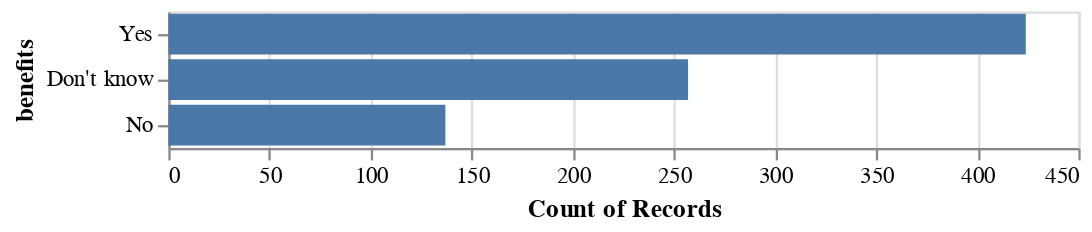

The notebook cell saved with this chart:
### Code cell
# Does your employer provide mental health benefits?
alt.Chart(data).mark_bar().encode(
    x = alt.X('count()'),
    y = alt.Y('benefits', sort = '-x'))

### Figure 1 — Vega-Lite specification as saved in the notebook (floating-point values rounded to 4 significant figures; data arrays with more than 128 entries replaced by an {"elided": "..."} marker saying what was removed)
{"config": {"view": {"continuousWidth": 400, "continuousHeight": 300}}, "data": {"name": "data-435473beec961d0a35825f57d58c997f"}, "mark": "bar", "encoding": {"x": {"type": "quantitative", "aggregate": "count"}, "y": {"type": "nominal", "field": "benefits", "sort": "-x"}}, "$schema": "https://vega.github.io/schema/vega-lite/v4.8.1.json", "datasets": {"data-435473beec961d0a35825f57d58c997f": {"elided": "818 records"}}}
